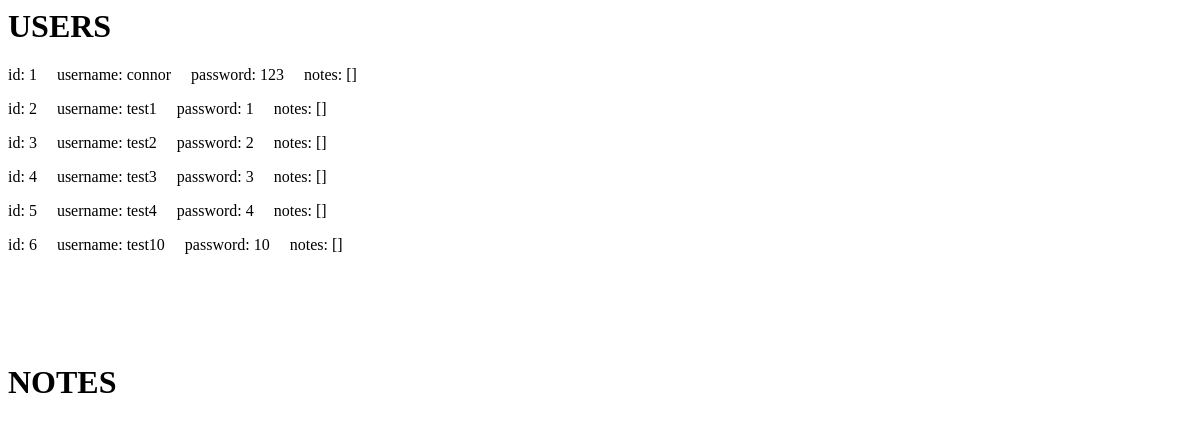
The app's page /test_db/, older data.
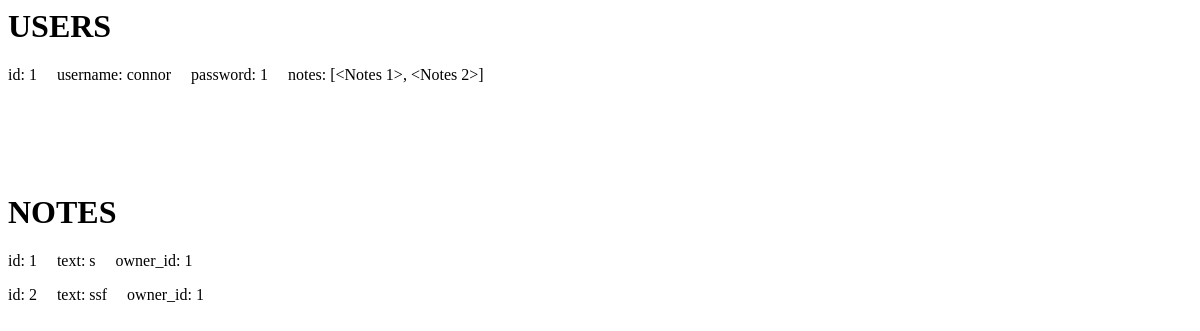
The same page, newer data.
### main.py (models this page shows, shortened)
class Users(database.Model):
    id = database.Column(database.Integer, primary_key=True)
    username = database.Column(database.String(10), unique=True, nullable=False)
    password = database.Column(database.String(10), nullable=False)
    notes = database.relationship("Notes", backref="owner", cascade="delete-orphan")  # Each user has a list of notes

class Notes(database.Model):
    id = database.Column(database.Integer, primary_key=True)
    notes = database.Column(database.String(150), nullable=False)
    owner_id = database.Column(database.Integer, database.ForeignKey("users.id"), nullable=False)

### main.py (the view)
@app.route("/test_db/")  # Collects all data on users and their notes
def test_db():
    return render_template("test_db.html", users=Users.query.all(), notes=Notes.query.all())

### templates/test_db.html (shortened to what this page needs)
<h1>USERS</h1>
{%for value in users %}
    <p>id: {{value.id}}&emsp; username: {{value.username}}&emsp; password: {{value.password}}&emsp; notes: {{value.notes}}</p>
{% endfor %}
<h1>NOTES</h1>
{%for value in notes %}
    <p>id: {{value.id}}&emsp; text: {{value.notes}}&emsp; owner_id: {{value.owner_id}}</p>
{% endfor %}

Row changes from the older to the newer data that the page shows:
removed Users: id "2", username "test1", password "1", notes "[]"
removed Users: id "3", username "test2", password "2", notes "[]"
removed Users: id "4", username "test3", password "3", notes "[]"
removed Users: id "5", username "test4", password "4", notes "[]"
removed Users: id "6", username "test10", password "10", notes "[]"
changed Users "connor": password "123" → "1"; notes "[]" → "[<Notes 1>, <Notes 2>]"
added Notes: id "1", notes "s", owner_id "1"
added Notes: id "2", notes "ssf", owner_id "1"
